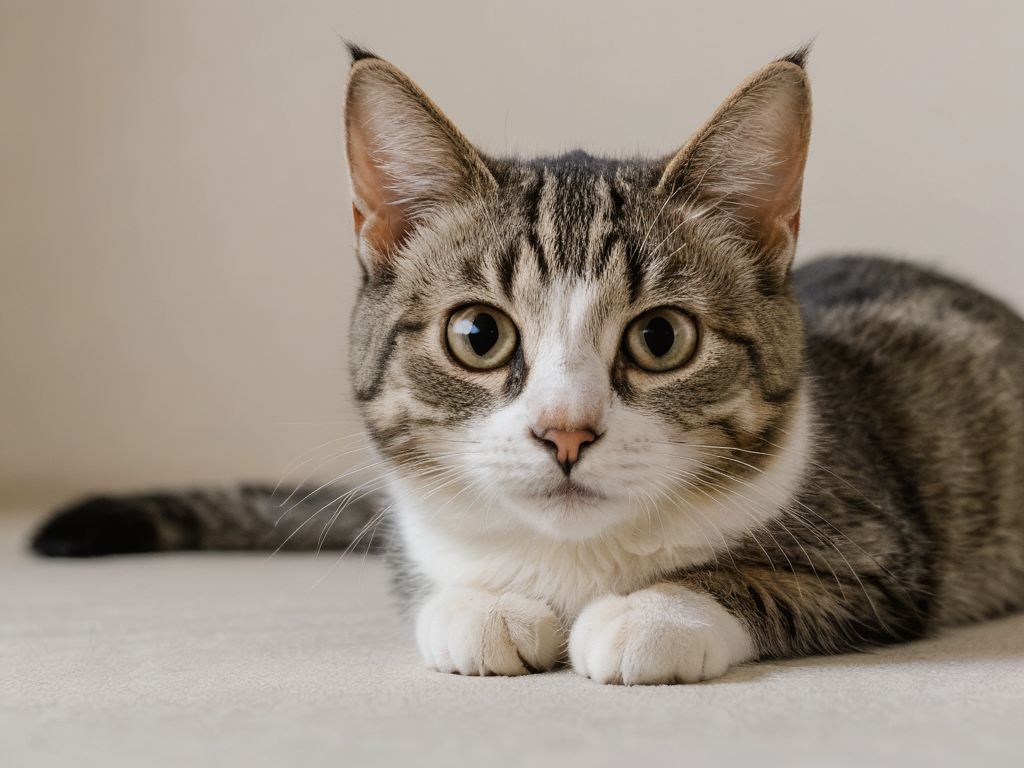
#> input picture examples/Cat.png, 1024 x 768 px
$ python main.py
#> lines starting #> are read from the running program, lines starting #| are printed output that depends on the picture
from PIL import Image
import numpy as np
import matplotlib.pyplot as plt

#Creating a color histogram for three seperate channel in RGB
def color_histogram_encode(image_path, bins):
    '''Args:
    - image_path: string, providing a path to the image file, accepted by Pillow library.
    - bins: int, amount of bins to use in the histogram (in other words, amount of bars to show).

This algorithm converts an image into an array of pixels in an RGB channel.
Then by going through every single pixel, it divides color intensity of each pixel into groups of Red, Green, and Blue channels.
It also takes into account the number of bins, which will decide what color intensities are "close" enough.
For example, with bin=8, it will take the range 0-32 level of intensity as one first group.
In other words, all of those intensities will be added to the first bar you see in the histogram.'''
#> called with image_path = 'examples/Cat.png', bins = 40

    image = Image.open(image_path)
#> image is the input picture: PIL image 1024x768 RGB; mean R, G, B 153.4, 142, 129.9
    #Converting image to array using Numpy
    image = np.array(image)

    #This array will contain all groups generated by bins
    histogram = np.zeros((bins, bins, bins))

    #By doing mathematical operation we can successfully put each intensity level into the appropiate groups,
    #even if amount of bins is not ideal for the maximum of 255 levels of intensity.
    bin_size_without_rem = 256//bins
    rem = 256%bins
    if rem!=0:
        for i in range(image.shape[0]):
            for j in range(image.shape[1]):
                r, g, b = image[i, j][:3]
                if r<rem*(bin_size_without_rem+1):
                    r_bin=r//(bin_size_without_rem+1)
                else:
                    r_bin=(r-rem*(bin_size_without_rem+1))//bin_size_without_rem + rem
                if g<rem*(bin_size_without_rem+1):
                    g_bin=g//(bin_size_without_rem+1)
                else:
                    g_bin=(g-rem*(bin_size_without_rem+1))//bin_size_without_rem + rem
                if b<rem*(bin_size_without_rem+1):
                    b_bin=b//(bin_size_without_rem+1)
                else:
                    b_bin=(b-rem*(bin_size_without_rem+1))//bin_size_without_rem + rem
                histogram[r_bin, g_bin, b_bin] += 1 #This is just a counter of how many pixels have a specific level of R,G,B intensities.
    else:
        for i in range(image.shape[0]):
            for j in range(image.shape[1]):
                r, g, b = image[i, j][:3]
                r_bin = r // bin_size_without_rem
                g_bin = g // bin_size_without_rem
                b_bin = b // bin_size_without_rem
                histogram[r_bin, g_bin, b_bin] += 1 #This is the same as the one above.
    #By dividing all amounts of pixels that have specific levels of R,G,B intensities to a total amount of pixels that are in the image,
    #we get frequency of each intensity.
    histogram /= image.shape[0] * image.shape[1]

    #This divides each of those frequency to appropiate channels - Red, Green, and Blue.
    r_hist = histogram.sum(axis=(1, 2))
#> r_hist = 40 values, max 0.195 at index 29, min 0 at index 37, mean 0.025
    g_hist = histogram.sum(axis=(0, 2))
#> g_hist = 40 values, max 0.137 at index 28, min 0 at index 36, mean 0.025
    b_hist = histogram.sum(axis=(0, 1))
#> b_hist = 40 values, max 0.102 at index 27, min 0 at index 37, mean 0.025

    #In return we get lists of frequencies of each color channels where each one has a length of "bins".
    return r_hist, g_hist, b_hist

#Plotting a color histogram using list of frequencies of each color channels.
def plot_color_histograms(r_hist, g_hist, b_hist):
    '''Args:
    - r_hist: list or numpy array, that contains frequencies of each red color intensity.
    - g_hist: list or numpy array, that contains frequencies of each green color intensity.
    - b_hist: list or numpy array, that contains frequencies of each blue color intensity.

This just uses matplotlib to plot the data received from the function color_histogram_encode.
Nothing too crazy.'''

    bins = len(r_hist) #This is still user's input, but it just uses length of one of channels data.
    bin_edges=np.arange(0,256,256/bins) #This is basically just frequencies. This will later be used as X coordinates in a histogram.

    plt.figure(figsize=(14, 5))
    #Creating Red Channel histogram
    plt.subplot(1, 3, 1)
    plt.bar(bin_edges, r_hist, width=(256 / bins), color='red', edgecolor='black')
    plt.title('Red Channel')
    plt.xlabel('Intensity')
    plt.ylabel('Frequency')

    #Creating Green Channel histogram
    plt.subplot(1, 3, 2)
    plt.bar(bin_edges, g_hist, width=(256 / bins), color='green', edgecolor='black')
    plt.title('Green Channel')
    plt.xlabel('Intensity')
    plt.ylabel('Frequency')

    #Creating Blue Channel histogram
    plt.subplot(1, 3, 3)
    plt.bar(bin_edges, b_hist, width=(256 / bins), color='blue', edgecolor='black')
    plt.title('Blue Channel')
    plt.xlabel('Intensity')
    plt.ylabel('Frequency')
    plt.tight_layout()
    plt.show()

r_hist, g_hist, b_hist = color_histogram_encode("examples/Cat.png", 40)
plot_color_histograms(r_hist, g_hist, b_hist)
#> in plot_color_histograms, `bins = len(r_hist) #This is still user's input, but it just uses lengt..`: bins = 40
#> in plot_color_histograms, `plt.show()`:
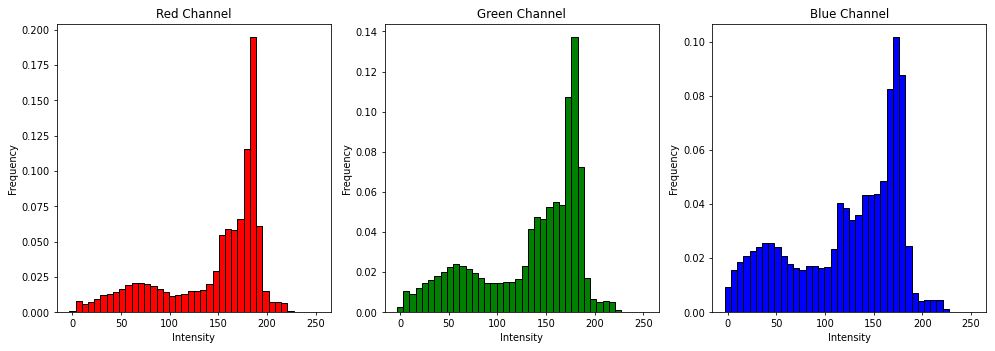
#> figure drawn by matplotlib, 3 panels; panel 1: tallest bar 0.195 high, from x = 182.4 to 188.8; panel 2: tallest bar 0.137 high, from x = 176 to 182.4; panel 3: tallest bar 0.102 high, from x = 169.6 to 176

$ run again, with examples/Flower_in_a_pot.png copied over examples/Cat.png
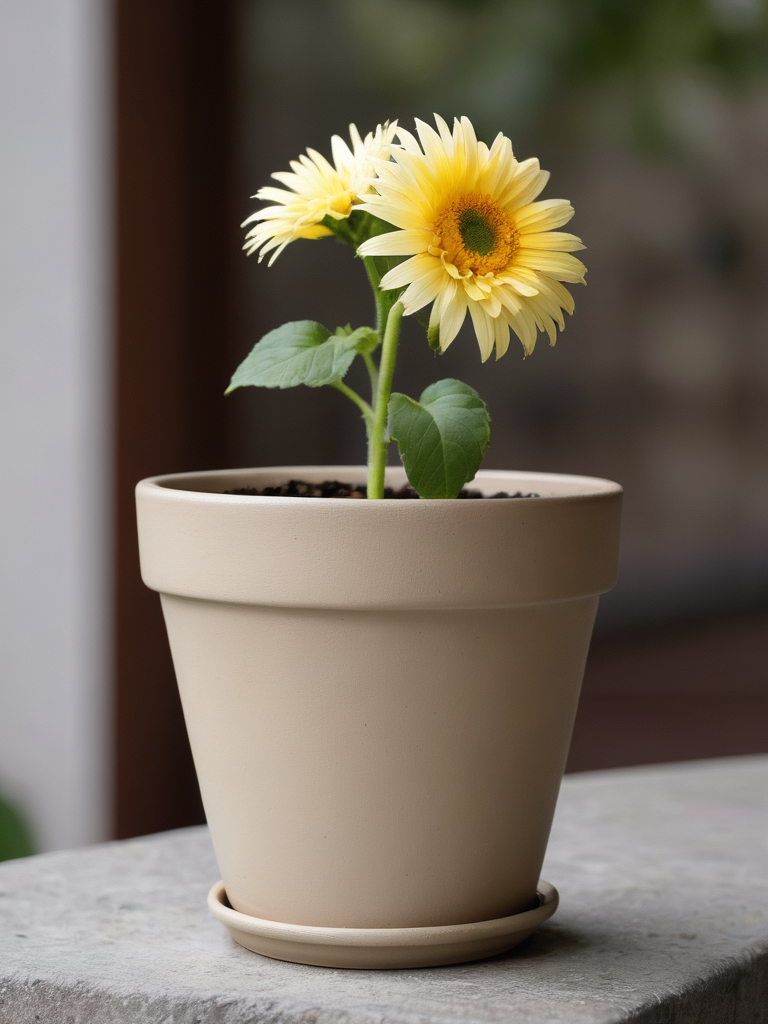
#> input picture examples/Flower_in_a_pot.png, 768 x 1024 px
#> in color_histogram_encode, image is the input picture: PIL image 768x1024 RGB; mean R, G, B 116.9, 107.7, 94.1
#> in color_histogram_encode, `r_hist = histogram.sum(axis=(1, 2))`: r_hist = 40 values, max 0.0729 at index 7, min 0.000253 at index 0, mean 0.025
#> in color_histogram_encode, `g_hist = histogram.sum(axis=(0, 2))`: g_hist = 40 values, max 0.063 at index 9, min 0.000627 at index 0, mean 0.025
#> in color_histogram_encode, `b_hist = histogram.sum(axis=(0, 1))`: b_hist = 40 values, max 0.0739 at index 6, min 0 at index 39, mean 0.025
#> bins = 40
#> in plot_color_histograms, `plt.show()`:
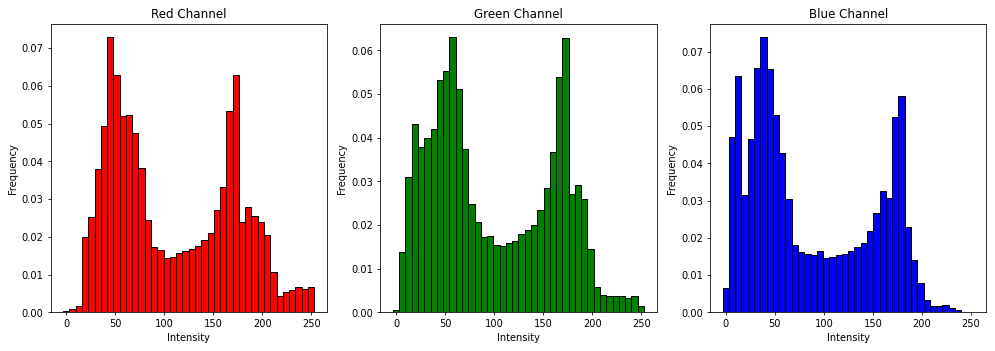
#> figure drawn by matplotlib, 3 panels; panel 1: tallest bar 0.0729 high, from x = 41.6 to 48; panel 2: tallest bar 0.063 high, from x = 54.4 to 60.8; panel 3: tallest bar 0.0739 high, from x = 35.2 to 41.6

$ run again, with examples/Robot.png copied over examples/Cat.png
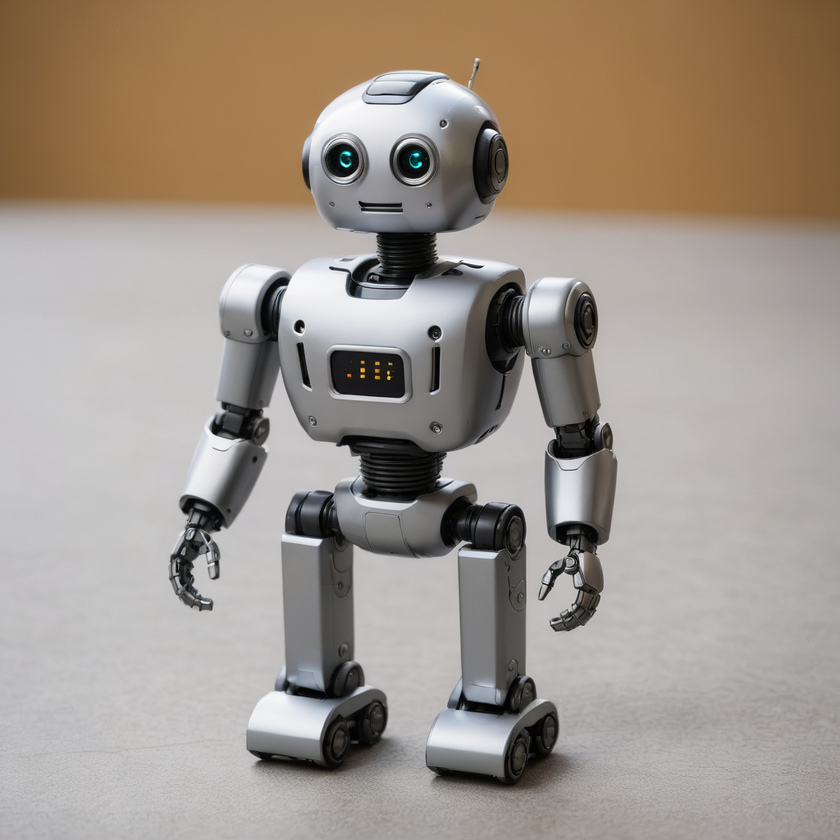
#> input picture examples/Robot.png, 840 x 840 px, shrunk from 1024 x 1024 before the run
#> in color_histogram_encode, image is the input picture: PIL image 840x840 RGB; mean R, G, B 159.8, 149.4, 139.7
#> in color_histogram_encode, `r_hist = histogram.sum(axis=(1, 2))`: r_hist = 40 values, max 0.125 at index 30, min 0.000276 at index 39, mean 0.025
#> in color_histogram_encode, `g_hist = histogram.sum(axis=(0, 2))`: g_hist = 40 values, max 0.116 at index 29, min 0.000431 at index 39, mean 0.025
#> in color_histogram_encode, `b_hist = histogram.sum(axis=(0, 1))`: b_hist = 40 values, max 0.0988 at index 30, min 0.000655 at index 39, mean 0.025
#> bins = 40
#> in plot_color_histograms, `plt.show()`:
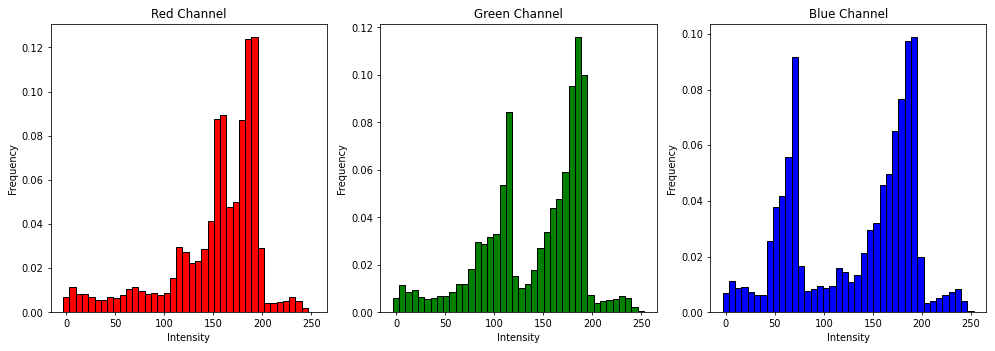
#> figure drawn by matplotlib, 3 panels; panel 1: tallest bar 0.125 high, from x = 188.8 to 195.2; panel 2: tallest bar 0.116 high, from x = 182.4 to 188.8; panel 3: tallest bar 0.0988 high, from x = 188.8 to 195.2
